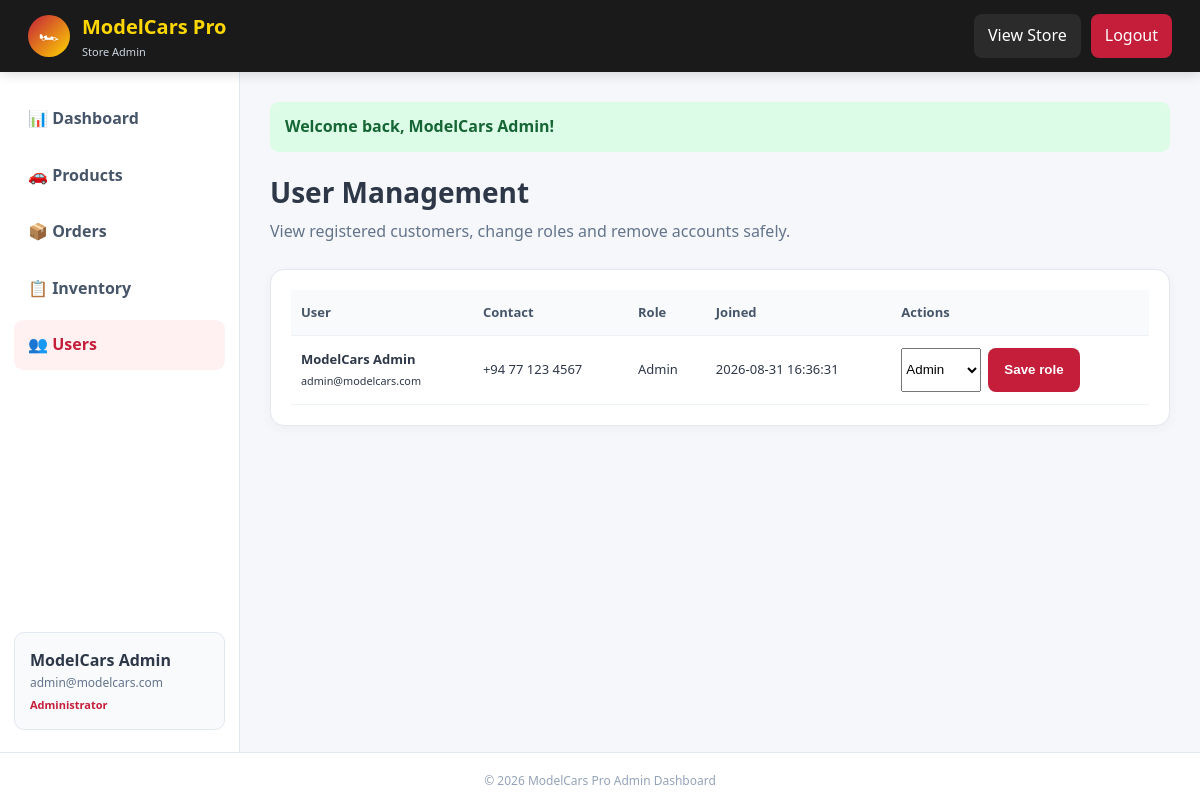
The page /admin/users.php (signed in) on the database its author committed.
### tables this page shows
CREATE TABLE `users` (
    `id` INT AUTO_INCREMENT PRIMARY KEY,
    `full_name` VARCHAR(100) NOT NULL,
    `email` VARCHAR(150) NOT NULL UNIQUE,
    `password` VARCHAR(255) NOT NULL,
    `phone` VARCHAR(30) NULL,
    `address` TEXT NULL,
    `city` VARCHAR(50) NULL,
    `postal_code` VARCHAR(20) NULL,
    `role` ENUM('customer', 'admin') DEFAULT 'customer',
    `created_at` TIMESTAMP DEFAULT CURRENT_TIMESTAMP,
    `updated_at` TIMESTAMP DEFAULT CURRENT_TIMESTAMP ON UPDATE CURRENT_TIMESTAMP
);

### php/config.php (called while the page is built, shortened)
<?php
function sanitize($data) {
    return htmlspecialchars(trim((string)$data), ENT_QUOTES, 'UTF-8');
}
function getFlashMessage() {
    if (isset($_SESSION['flash_message'])) {
        $flash = $_SESSION['flash_message'];
        return $flash;
    }
    return null;
}

### php/auth.php (called while the page is built, shortened)
<?php
require_once __DIR__ . '/config.php';
function getCurrentUser() {
    $pdo = getDbConnection();
    if ($pdo) {
        try {
            $stmt = $pdo->prepare("SELECT id, full_name, email, phone, address, city, postal_code, role, created_at FROM `users` WHERE id = ? LIMIT 1");
            $stmt->execute([$_SESSION['user_id']]);
            $user = $stmt->fetch();
            if ($user) return $user;
        } catch (Exception $e) {}
    }
    return null;
}

### admin/bootstrap.php (called while the page is built, shortened)
<?php
require_once __DIR__ . '/../php/config.php';
require_once __DIR__ . '/../php/auth.php';
$user = getCurrentUser();
function adminFlash() {
    return getFlashMessage();
}

### admin/users.php (the view, shortened to what this page needs)
<?php
$pageTitle='User Management'; $activePage='users'; require_once __DIR__.'/_header.php';
$users=$pdo->query('SELECT id,full_name,email,phone,role,created_at FROM users ORDER BY id DESC')->fetchAll();
?>
<div class="admin-title-row"><div><h1>User Management</h1><p>View registered customers, change roles and remove accounts safely.</p></div></div>
<div class="admin-card"><div class="admin-table-wrap"><table class="admin-table"><thead><tr><th>User</th><th>Contact</th><th>Role</th><th>Joined</th><th>Actions</th></tr></thead><tbody>
<?php foreach($users as $u): ?><tr><td><strong><?php echo sanitize($u['full_name']); ?></strong><br><small><?php echo sanitize($u['email']); ?></small></td><td><?php echo sanitize($u['phone']??''); ?></td><td><?php echo sanitize(ucfirst($u['role'])); ?></td><td><?php echo sanitize($u['created_at']); ?></td><td><form method="post" class="admin-actions"><select name="role" aria-label="Role for <?php echo sanitize($u['email']); ?>"><option value="admin" <?php echo $u['role']==='admin'?'selected':''; ?>>Admin</option></select><button class="admin-btn" type="submit">Save role</button></form></td></tr><?php endforeach; ?>
<?php if(!$users): ?><tr><td colspan="5" class="admin-empty">No registered users.</td></tr><?php endif; ?></tbody></table></div></div>
<?php require_once __DIR__.'/_footer.php'; ?>

### admin/_header.php (shortened to what this page needs)
<?php
require_once __DIR__ . '/bootstrap.php';
$flash = adminFlash();
?>
<!DOCTYPE html>
<html lang="en">
<head>
<link rel="stylesheet" href="../css/style.css">
<link rel="stylesheet" href="admin.css">
</head>
<body class="admin-body">
<header class="admin-header">
    <div class="admin-brand"><span class="admin-logo">🏎</span><div><strong><?php echo sanitize(APP_NAME); ?></strong><small>Store Admin</small></div></div>
    <div class="admin-top-actions">
        <a href="../index.php">View Store</a>
        <a href="../logout.php" class="admin-logout">Logout</a>
    </div>
</header>
<div class="admin-shell">
    <aside class="admin-sidebar">
        <a class="admin-nav-link <?php echo ($activePage ?? '') === 'dashboard' ? 'active' : ''; ?>" href="index.php">📊 Dashboard</a>
        <a class="admin-nav-link <?php echo ($activePage ?? '') === 'products' ? 'active' : ''; ?>" href="products.php">🚗 Products</a>
        <a class="admin-nav-link <?php echo ($activePage ?? '') === 'orders' ? 'active' : ''; ?>" href="orders.php">📦 Orders</a>
        <a class="admin-nav-link <?php echo ($activePage ?? '') === 'inventory' ? 'active' : ''; ?>" href="inventory.php">📋 Inventory</a>
        <a class="admin-nav-link <?php echo ($activePage ?? '') === 'users' ? 'active' : ''; ?>" href="users.php">👥 Users</a>
        <div class="admin-user-box"><strong><?php echo sanitize($user['full_name'] ?? 'Admin'); ?></strong><span><?php echo sanitize($user['email'] ?? ''); ?></span><em>Administrator</em></div>
    </aside>
    <main class="admin-main">
        <?php if ($flash): ?>
            <div class="admin-alert <?php echo sanitize($flash['type']); ?>"><?php echo sanitize($flash['message']); ?></div>
        <?php endif; ?>

### css/style.css (style rules this page uses)
* { margin: 0; padding: 0; box-sizing: border-box; }
:root { --primary-color: #C41E3A; --primary-hover: #a3162e; --secondary-color: #FFD700; --secondary-hover: #e6c200; --dark-color: #1a1a1a; --dark-surface: #242424; --light-gray: #f8f9fa; --border-color: #e2e8f0; --text-color: #2d3748; --text-muted: #718096; --success-color: #38a169; --danger-color: #e53e3e; --shadow-sm: 0 2px 6px rgba(0,0,0,0.05); --shadow-md: 0 6px 18px rgba(0,0,0,0.08); --shadow-lg: 0 15px 30px rgba(0,0,0,0.12); --radius-sm: 6px; --radius-md: 12px; --radius-lg: 20px; --radius-full: 9999px; }
body { font-family: 'Segoe UI', -apple-system, BlinkMacSystemFont, Roboto, Oxygen, Ubuntu, Cantarell, sans-serif; color: var(--text-color); line-height: 1.6; background-color: #ffffff; display: flex; flex-direction: column; min-height: 100vh; }
a { color: inherit; text-decoration: none; }
header { background-color: var(--dark-color); color: white; position: sticky; top: 0; z-index: 1000; box-shadow: 0 2px 12px rgba(0,0,0,0.2); }
html { max-width: 100%; overflow-x: clip; }
body { max-width: 100%; overflow-x: clip; }
button, .btn, .add-to-cart-btn, input[type="submit"], select { min-height: 44px; }

### admin/admin.css (style rules this page uses)
.admin-body { background:#f5f7fa;display:block }
.admin-header { height:72px;background:#1a1a1a;color:#fff;display:flex;align-items:center;justify-content:space-between;padding:0 28px;box-shadow:0 2px 12px rgba(0,0,0,.15) }
.admin-brand { display:flex;align-items:center;gap:12px }
.admin-brand strong { display:block;color:#ffd700;font-size:20px }
.admin-brand small { display:block;color:#cbd5e1;font-size:11px }
.admin-logo { width:42px;height:42px;border-radius:50%;display:grid;place-items:center;background:linear-gradient(135deg,#c41e3a,#ffd700) }
.admin-top-actions { display:flex;gap:10px }
.admin-top-actions a { padding:9px 14px;border-radius:8px;color:#fff;background:#2b2b2b }
.admin-top-actions .admin-logout { background:#c41e3a }
.admin-shell { display:flex;min-height:calc(100vh - 120px) }
.admin-sidebar { width:240px;background:#fff;border-right:1px solid #e2e8f0;padding:22px 14px;display:flex;flex-direction:column;gap:7px }
.admin-nav-link { padding:12px 14px;border-radius:9px;font-weight:700;color:#475569 }
.admin-nav-link:hover,.admin-nav-link.active { background:#fff1f2;color:#c41e3a }
.admin-user-box { margin-top:auto;padding:15px;background:#f8fafc;border:1px solid #e2e8f0;border-radius:10px }
.admin-user-box strong,.admin-user-box span,.admin-user-box em { display:block }
.admin-user-box span { font-size:12px;color:#64748b;overflow-wrap:anywhere }
.admin-user-box em { font-size:11px;color:#c41e3a;font-style:normal;font-weight:700;margin-top:4px }
.admin-main { flex:1;padding:30px;min-width:0 }
.admin-title-row { display:flex;justify-content:space-between;align-items:flex-start;gap:20px;margin-bottom:24px }
.admin-title-row h1 { font-size:28px;margin:0 }
.admin-title-row p { color:#64748b;margin:5px 0 0 }
.admin-btn { display:inline-flex;align-items:center;justify-content:center;border:0;border-radius:8px;padding:10px 16px;font-weight:800;cursor:pointer;background:#c41e3a;color:#fff }
.admin-card { background:#fff;border:1px solid #e2e8f0;border-radius:14px;padding:20px;box-shadow:0 3px 12px rgba(0,0,0,.04);margin-bottom:20px }
.admin-table-wrap { overflow-x:auto }
.admin-table { width:100%;border-collapse:collapse }
.admin-table th,.admin-table td { padding:12px 10px;border-bottom:1px solid #edf2f7;text-align:left;font-size:13px;vertical-align:middle }
.admin-table th { background:#f8fafc;color:#475569 }
.admin-actions { display:flex;gap:7px;flex-wrap:wrap }
.admin-alert { padding:12px 15px;border-radius:9px;margin-bottom:18px;font-weight:700 }
.admin-alert.success { background:#dcfce7;color:#166534 }

### rows shown on the page
users: full_name "ModelCars Admin", email "admin@modelcars.com", phone "+94 77 123 4567", role "Admin", created_at "2026-08-31 16:36:31"

### other values the page prints
APP_NAME "ModelCars Pro"
$flash['message'] "Welcome back, ModelCars Admin!"
